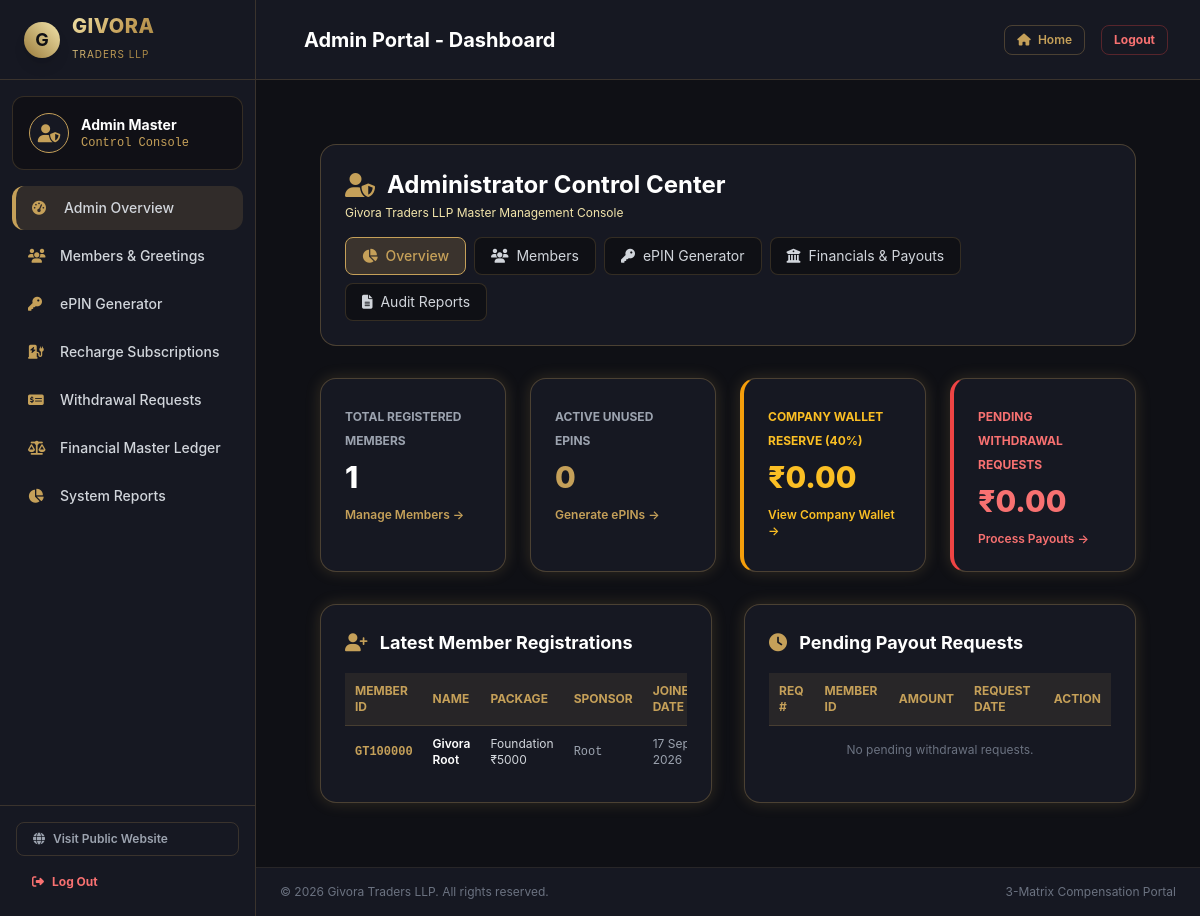
/admin/index.php (signed in), run on an earlier commit of the app's database.
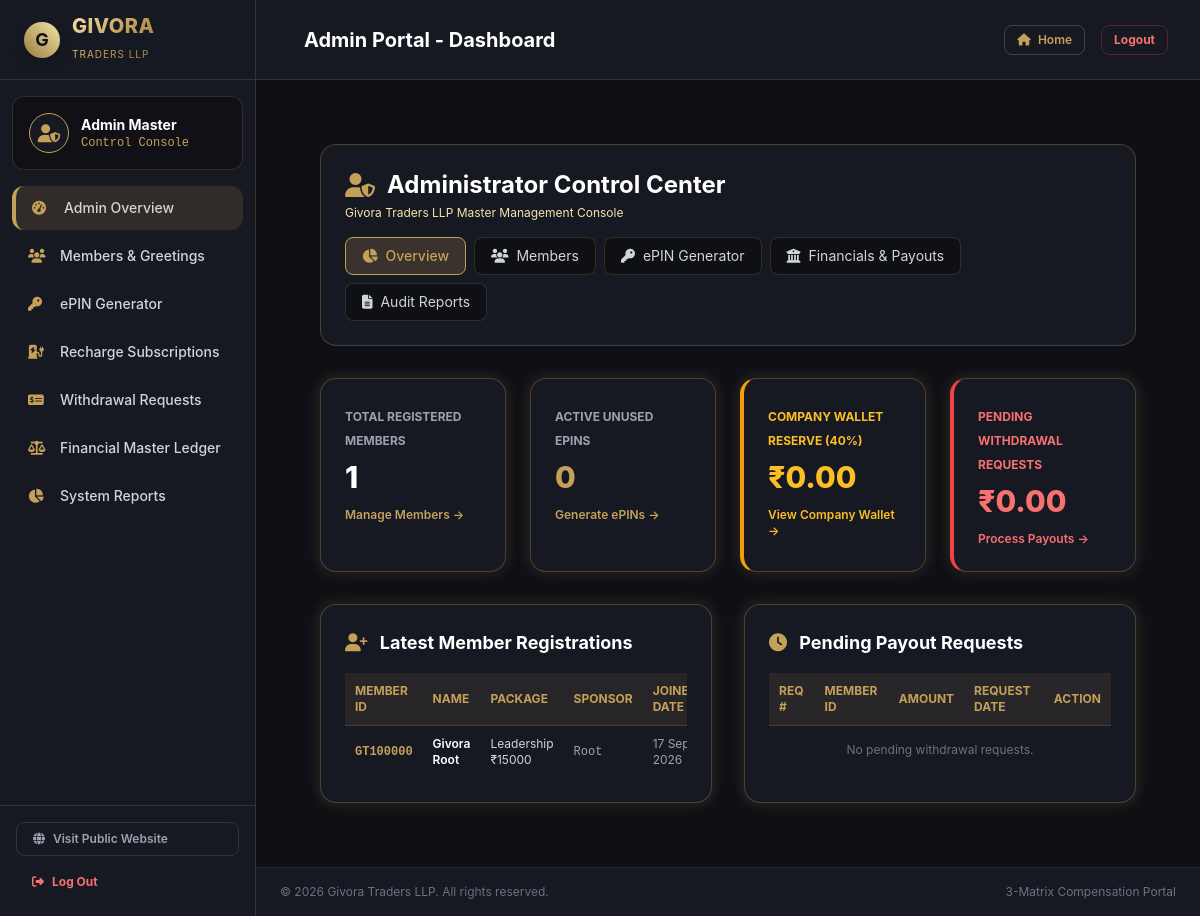
And on a later commit of the database.
### tables this page shows
CREATE TABLE IF NOT EXISTS members (
    id INT AUTO_INCREMENT PRIMARY KEY,
    member_id VARCHAR(20) NOT NULL UNIQUE,
    sponsor_id VARCHAR(20) DEFAULT NULL,
    placement_parent_id VARCHAR(20) DEFAULT NULL,
    matrix_position INT DEFAULT NULL,
    name VARCHAR(100) NOT NULL,
    email VARCHAR(100) NOT NULL,
    phone VARCHAR(20) NOT NULL,
    password VARCHAR(255) NOT NULL,
    used_epin VARCHAR(50) NOT NULL,
    package_type ENUM('Foundation_5000', 'Leadership_15000', 'Recharge_Bundle_5400') NOT NULL,
    profile_image VARCHAR(255) DEFAULT NULL,
    status ENUM('Active', 'Inactive') NOT NULL DEFAULT 'Active',
    p2_status ENUM('Inactive', 'Active') NOT NULL DEFAULT 'Inactive',
    p2_placement_parent_id VARCHAR(20) DEFAULT NULL,
    p2_matrix_position INT DEFAULT NULL,
    p2_created_at TIMESTAMP NULL DEFAULT NULL,
    created_at TIMESTAMP DEFAULT CURRENT_TIMESTAMP,
    INDEX idx_sponsor (sponsor_id),
    INDEX idx_parent (placement_parent_id),
    INDEX idx_p2_parent (p2_placement_parent_id)
);

### admin/index.php (the view, shortened to what the rows shown need)
<?php
require_once __DIR__ . '/../includes/header.php';
$pdo = getDBConnection();
?>
<div class="py-8 max-w-7xl mx-auto px-4 sm:px-6 lg:px-8">
    <div class="bg-darkcard border border-gold/30 rounded-2xl p-6 mb-8 flex flex-wrap items-center justify-between gap-4">
        <div>
            <h1 class="text-2xl font-bold text-white flex items-center">
                <i class="fas fa-user-shield text-gold mr-3"></i> Administrator Control Center
            </h1>
        </div>
    </div>
    <div class="grid grid-cols-1 lg:grid-cols-2 gap-8">
        <div class="bg-darkcard p-6 rounded-2xl gold-border-glow">
            <div class="overflow-x-auto">
                <table class="w-full text-left text-xs text-gray-300">
                    <thead class="bg-gold/10 text-gold uppercase border-b border-gold/20">
                        <tr>
                            <th class="p-2.5">Member ID</th>
                            <th class="p-2.5">Name</th>
                            <th class="p-2.5">Package</th>
                            <th class="p-2.5">Sponsor</th>
                            <th class="p-2.5">Joined Date</th>
                        </tr>
                    </thead>
                    <tbody class="divide-y divide-gold/10">
                        <?php
                        $stmt = $pdo->query("SELECT * FROM members ORDER BY created_at DESC LIMIT 5");
                        $latest_members = $stmt->fetchAll();
                        if (empty($latest_members)):
                        ?>
                            <tr><td colspan="5" class="p-4 text-center text-gray-500">No members registered yet.</td></tr>
                        <?php else: foreach ($latest_members as $m): ?>
                            <tr>
                                <td class="p-2.5 font-mono text-gold font-bold"><?php echo htmlspecialchars($m['member_id']); ?></td>
                                <td class="p-2.5 font-semibold text-white"><?php echo htmlspecialchars($m['name']); ?></td>
                                <td class="p-2.5"><?php echo str_replace('_', ' ₹', $m['package_type']); ?></td>
                                <td class="p-2.5 font-mono text-gray-400"><?php echo htmlspecialchars($m['sponsor_id'] ?: 'Root'); ?></td>
                                <td class="p-2.5 text-gray-400"><?php echo date('d M Y', strtotime($m['created_at'])); ?></td>
                            </tr>
                        <?php endforeach; endif; ?>
                    </tbody>
                </table>
            </div>
        </div>
        <div class="bg-darkcard p-6 rounded-2xl gold-border-glow">
            <div class="overflow-x-auto">
                <table class="w-full text-left text-xs text-gray-300">
                    <thead class="bg-gold/10 text-gold uppercase border-b border-gold/20">
                        <tr>
                            <th class="p-2.5">Req #</th>
                            <th class="p-2.5">Member ID</th>
                            <th class="p-2.5">Amount</th>
                            <th class="p-2.5">Request Date</th>
                            <th class="p-2.5">Action</th>
                        </tr>
                    </thead>
                </table>
            </div>
        </div>
    </div>
</div>
<?php require_once __DIR__ . '/../includes/footer.php'; ?>

What changed in the data, as far as the page shows it:
changed members "GT100000": package_type "Foundation ₹5000" → "Leadership ₹15000"
